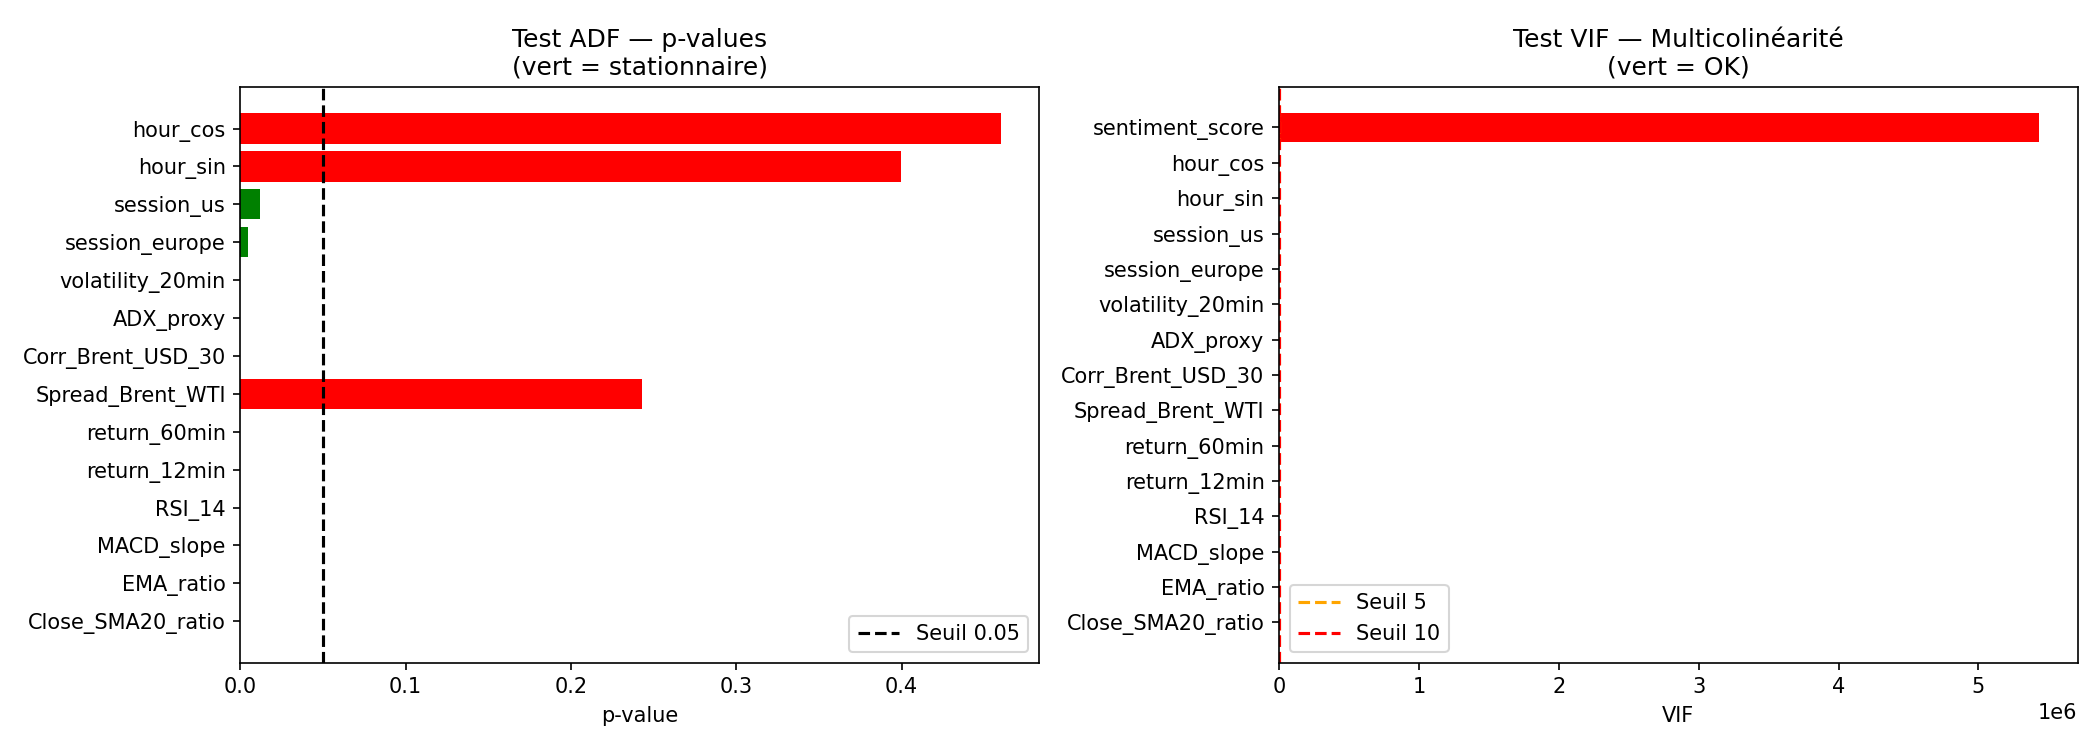

Python code for this plot:
import pandas as pd
import numpy as np
from statsmodels.tsa.stattools import adfuller
from statsmodels.stats.outliers_influence import variance_inflation_factor
import matplotlib.pyplot as plt
import warnings
warnings.filterwarnings('ignore')

# ── CHARGEMENT ───────────────────────────────────────────────────
print("⏳ Chargement des données 1 minute...")
df = pd.read_csv('wti_features_1min.csv', parse_dates=['Datetime'])
df = df.sort_values('Datetime').reset_index(drop=True)

exclude  = ['Datetime', 'target', 'WTI_Close']
features = [c for c in df.columns if c not in exclude]
X = df[features].dropna()

print(f"✅ {len(X)} lignes | {len(features)} features\n")

# ════════════════════════════════════════════════════════════════
# TEST 1 — ADF (Augmented Dickey-Fuller)
# Vérifie si chaque feature est stationnaire
# H0 : la série a une racine unitaire (non stationnaire)
# Si p-value < 0.05 → on rejette H0 → série STATIONNAIRE ✅
# ════════════════════════════════════════════════════════════════
print("=" * 55)
print("TEST ADF — STATIONNARITÉ DES FEATURES")
print("=" * 55)
print(f"{'Feature':<25} {'ADF Stat':>10} {'p-value':>10} {'Résultat':>12}")
print("-" * 55)

adf_results = []
for col in features:
    serie = X[col].dropna()
    if len(serie) < 20:
        continue
    if serie.std() == 0:
        print(f"{col:<25} {'N/A':>10} {'N/A':>10} {'⚠️  Constante':>20}")
        continue
    adf_stat, p_value, _, _, _, _ = adfuller(serie, autolag='AIC')
    stationnaire = "✅ Stationnaire" if p_value < 0.05 else "❌ Non stationnaire"
    adf_results.append({
        'feature'     : col,
        'adf_stat'    : adf_stat,
        'p_value'     : p_value,
        'stationnaire': p_value < 0.05
    })
    print(f"{col:<25} {adf_stat:>10.3f} {p_value:>10.4f} {stationnaire:>20}")

df_adf = pd.DataFrame(adf_results)
n_stat     = df_adf['stationnaire'].sum()
n_non_stat = (~df_adf['stationnaire']).sum()
print(f"\n📊 Résumé ADF : {n_stat} stationnaires | {n_non_stat} non stationnaires")

# ════════════════════════════════════════════════════════════════
# TEST 2 — VIF (Variance Inflation Factor)
# Vérifie la multicolinéarité entre les features
# VIF < 5  → pas de problème ✅
# VIF 5-10 → multicolinéarité modérée ⚠️
# VIF > 10 → multicolinéarité forte ❌ (feature à supprimer)
# ════════════════════════════════════════════════════════════════
print("\n" + "=" * 55)
print("TEST VIF — MULTICOLINÉARITÉ DES FEATURES")
print("=" * 55)
print(f"{'Feature':<25} {'VIF':>10} {'Résultat':>15}")
print("-" * 55)

X_vif = X[features].dropna()
vif_results = []
for i, col in enumerate(X_vif.columns):
    vif = variance_inflation_factor(X_vif.values, i)
    if vif < 5:
        statut = "✅ OK"
    elif vif < 10:
        statut = "⚠️  Modéré"
    else:
        statut = "❌ Élevé"
    vif_results.append({'feature': col, 'vif': vif, 'statut': statut})
    print(f"{col:<25} {vif:>10.2f} {statut:>15}")

df_vif = pd.DataFrame(vif_results)
features_ok      = df_vif[df_vif['vif'] < 5]['feature'].tolist()
features_probleme = df_vif[df_vif['vif'] >= 10]['feature'].tolist()

print(f"\n📊 Résumé VIF :")
print(f"   ✅ Features OK (VIF<5)    : {len(features_ok)}")
print(f"   ❌ Features à risque (VIF>10) : {len(features_probleme)}")
if features_probleme:
    print(f"   → À considérer supprimer : {features_probleme}")

# ════════════════════════════════════════════════════════════════
# GRAPHIQUE — Résumé visuel
# ════════════════════════════════════════════════════════════════
fig, (ax1, ax2) = plt.subplots(1, 2, figsize=(14, 5))

# ADF p-values
colors_adf = ['green' if p < 0.05 else 'red' for p in df_adf['p_value']]
ax1.barh(df_adf['feature'], df_adf['p_value'], color=colors_adf)
ax1.axvline(x=0.05, color='black', linestyle='--', label='Seuil 0.05')
ax1.set_xlabel('p-value')
ax1.set_title('Test ADF — p-values\n(vert = stationnaire)')
ax1.legend()

# VIF scores
colors_vif = ['green' if v < 5 else 'orange' if v < 10 else 'red'
               for v in df_vif['vif']]
ax2.barh(df_vif['feature'], df_vif['vif'], color=colors_vif)
ax2.axvline(x=5,  color='orange', linestyle='--', label='Seuil 5')
ax2.axvline(x=10, color='red',    linestyle='--', label='Seuil 10')
ax2.set_xlabel('VIF')
ax2.set_title('Test VIF — Multicolinéarité\n(vert = OK)')
ax2.legend()

plt.tight_layout()
plt.savefig('statistical_tests.png', dpi=150)
plt.show()
print("\n✅ Graphique sauvegardé : statistical_tests.png")

# ════════════════════════════════════════════════════════════════
# EXPORT des résultats
# ════════════════════════════════════════════════════════════════
df_adf.to_csv('results_adf.csv', index=False)
df_vif.to_csv('results_vif.csv', index=False)
print("✅ Résultats sauvegardés : results_adf.csv et results_vif.csv")
